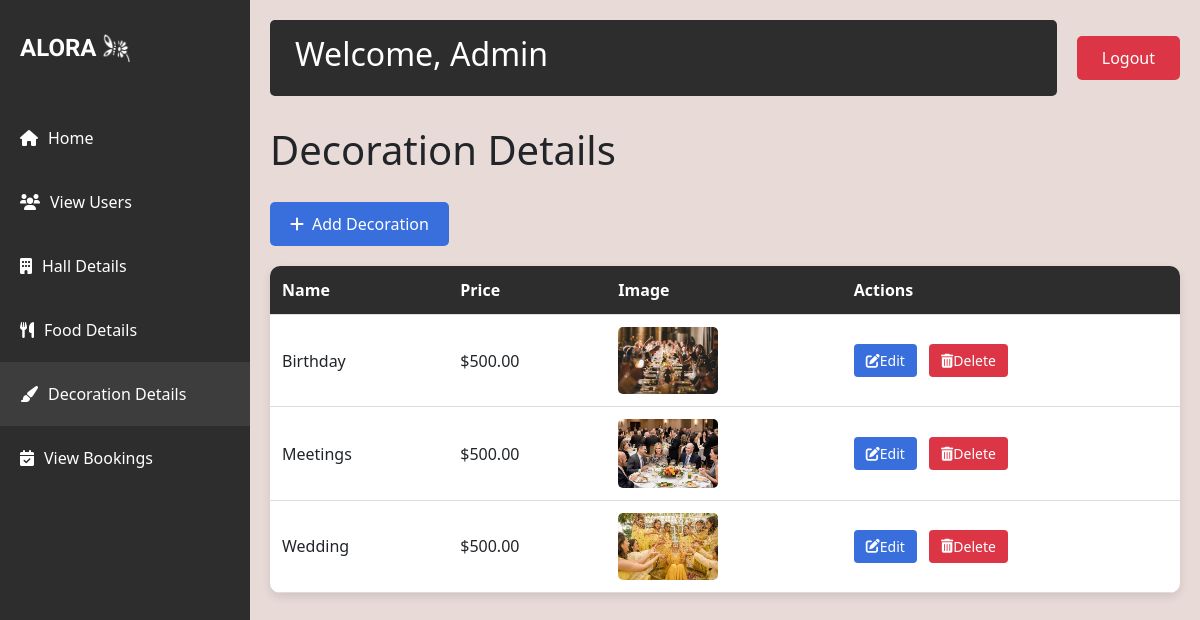
The page /decorationdetails on the database its author committed.
### aloraapp/models.py (models this page shows)
class Decoration(models.Model):
    decoration_name=models.CharField(max_length=100,null=True)
    decoration_image=models.ImageField(upload_to='image/')
    decoration_price=models.DecimalField(max_digits=10,decimal_places=2)

### aloraapp/views.py (the view)
# urls.py: path('decorationdetails',views.decoration_details,name='decorationdetails'),
def decoration_details(request):
    data=Decoration.objects.all()
    return render(request,'decoration_details.html',{'datas':data})

### template/decoration_details.html (shortened to what this page needs)
<!DOCTYPE html>
<html lang="en">
<head>
    {% load static %}
    <link href="https://cdn.jsdelivr.net/npm/bootstrap@5.3.0/dist/css/bootstrap.min.css" rel="stylesheet">
    <link rel="stylesheet" href="https://cdnjs.cloudflare.com/ajax/libs/font-awesome/6.0.0-beta3/css/all.min.css">
</head>
<body>
    <div class="sidebar">
        <div class="logo-container">
            <div class="logo">ALORA</div>
            <img src="{% static 'aloral.png' %}" alt="Light Bulb" class="logo-image">
        </div>
        <nav class="nav flex-column">
            <a class="nav-link" href="{% url 'admin' %}">
                <i class="fas fa-home"></i> Home
            </a>
            <a class="nav-link" href="{% url 'viewusers' %}">
                <i class="fas fa-users"></i> View Users
            </a>
            <a class="nav-link" href="{% url 'halldetails' %}">
                <i class="fas fa-building"></i> Hall Details
            </a>
            <a class="nav-link" href="{% url 'fooddetails' %}">
                <i class="fas fa-utensils"></i> Food Details
            </a>
            <a class="nav-link active" href="{% url 'decorationdetails' %}">
                <i class="fas fa-paint-brush"></i> Decoration Details
            </a>
            <a class="nav-link" href="{% url 'admin_view_booking' %}">
                <i class="fas fa-calendar-check"></i> View Bookings
            </a>
        </nav>
    </div>
    <div class="main-content">
        <div class="top-nav">
            <div class="welcome-section">
                <h2>Welcome, Admin</h2>
            </div>
            <a href="{% url 'logout' %}" class="logout-btn">Logout</a>
        </div>
        <h1>Decoration Details</h1>
        <a href="{% url 'adddecoration' %}" class="add-button">
            <i class="fas fa-plus"></i> Add Decoration
        </a>
        <table class="decoration-table">
            <thead>
                <tr>
                    <th>Name</th>
                    <th>Price</th>
                    <th>Image</th>
                    <th>Actions</th>
                </tr>
            </thead>
            <tbody>
                {% for x in datas %}
                <tr>
                    <td>{{ x.decoration_name }}</td>
                    <td>${{ x.decoration_price }}</td>
                    <td><img src="{{ x.decoration_image.url }}" alt="{{ x.decoration_name }}"></td>
                    <td>
                        <a href="{% url 'updatedecoration' x.id %}" class="action-btn edit-btn">
                            <i class="fas fa-edit"></i> Edit
                        </a>
                        <a href="{% url 'delete_decoration' x.id %}" class="action-btn delete-btn">
                            <i class="fas fa-trash-alt"></i> Delete
                        </a>
                    </td>
                </tr>
                {% empty %}
                <tr>
                    <td colspan="4">No decorations found.</td>
                </tr>
                {% endfor %}
            </tbody>
        </table>
    </div>
</body>
</html>

### template/decoration_details.html (style rules this page uses)
body { background-color: #e8dad6; min-height: 100vh; }
.sidebar { background-color: #2d2d2d; color: white; min-height: 100vh; padding-top: 20px; position: fixed; width: 250px; transition: all 0.3s; }
.logo-container { display: flex; align-items: center; justify-content: flex-start; padding: 10px 20px; margin-bottom: 30px; }
.logo { font-family: 'Irish Grover'; font-size: 24px; font-weight: bold; }
.logo-image { width: 30px; height: 30px; margin-left: 5px; }
.nav-link { color: #ffffff; padding: 20px 20px; transition: all 0.3s; font-size: 16px; display: flex; align-items: center; }
.nav-link i { margin-right: 10px; }
.nav-link.active { background-color: #3d3d3d; }
.main-content { margin-left: 250px; padding: 20px; transition: all 0.3s; }
.top-nav { display: flex; justify-content: space-between; align-items: center; margin-bottom: 30px; }
.welcome-section { background-color: #2d2d2d; color: white; padding: 15px 25px; border-radius: 5px; flex-grow: 1; margin-right: 20px; }
.logout-btn { background-color: #dc3545; color: white; border: none; padding: 10px 25px; border-radius: 5px; text-decoration: none; transition: background-color 0.3s; }
.decoration-table { width: 100%; border-collapse: collapse; margin-top: 20px; background-color: white; border-radius: 10px; overflow: hidden; box-shadow: 0 4px 10px rgba(0, 0, 0, 0.1); }
.decoration-table th, .decoration-table td { padding: 12px; text-align: left; border-bottom: 1px solid #ddd; }
.decoration-table th { background-color: #2d2d2d; color: white; }
.decoration-table img { width: 100px; height: auto; border-radius: 5px; }
.action-btn { padding: 6px 12px; border-radius: 4px; text-decoration: none; color: white; font-size: 14px; display: inline-flex; align-items: center; justify-content: center; transition: all 0.3s; }
.edit-btn { background-color: #386fdd; }
.delete-btn { background-color: #dc3545; margin-left: 8px; }
.add-button { display: inline-block; margin-top: 20px; padding: 10px 20px; background-color: #386fdd; color: #fff; text-decoration: none; border-radius: 5px; font-size: 16px; transition: background-color 0.3s; display: inline-flex; align-items: center; }
.add-button i { margin-right: 8px; }

### rows shown on the page
Decoration: decoration_name "Birthday", decoration_price "500.00", decoration_image (picture)
Decoration: decoration_name "Meetings", decoration_price "500.00", decoration_image (picture)
Decoration: decoration_name "Wedding", decoration_price "500.00", decoration_image (picture)
